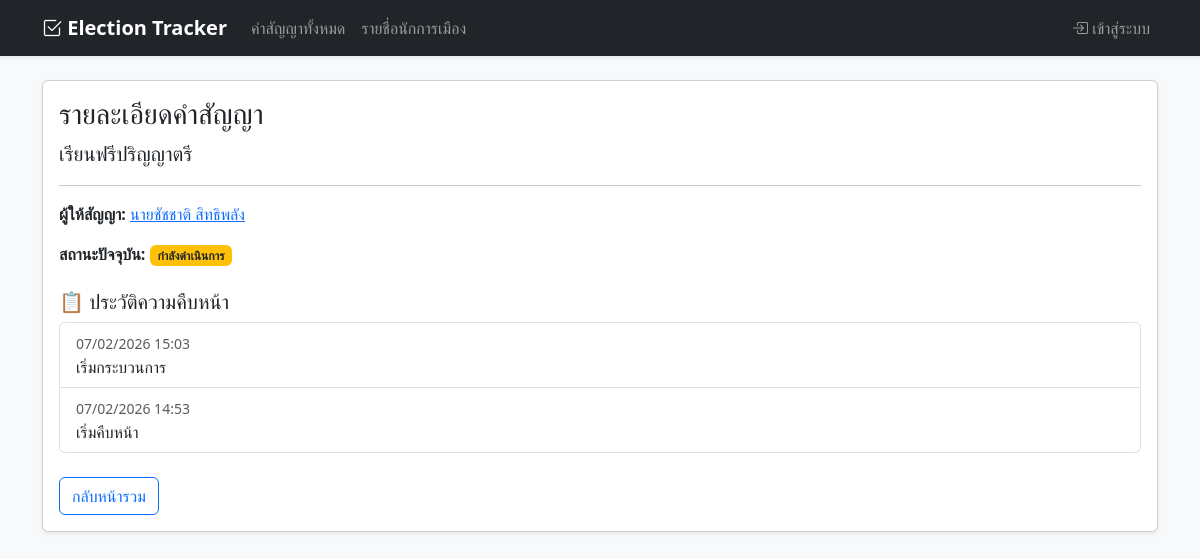
Screenshot of /promise/10 with the database file from the repository.
### Models/Promise.py (models this page shows)
class Promise(db.Model):
    __tablename__ = 'promises'
    id = db.Column(db.Integer, primary_key=True, autoincrement=True)
    description = db.Column(db.Text, nullable=False)
    announced_date = db.Column(db.DateTime, default=datetime.now)
    status = db.Column(db.String(50), nullable=False, default='ยังไม่เริ่ม')
    politician_id = db.Column(db.Integer, db.ForeignKey('politicians.id'), nullable=False)
    campaign_id = db.Column(db.Integer, db.ForeignKey('campaigns.id'), nullable=True)
    updates = db.relationship('PromiseUpdate', backref='promise', lazy=True)

### Models/Politician.py (models this page shows)
class Politician(db.Model):
    __tablename__ = 'politicians'
    id = db.Column(db.Integer, primary_key=True)
    name = db.Column(db.String(100), nullable=False)
    party = db.Column(db.String(100), nullable=False)
    promises = db.relationship('Promise', backref='politician', lazy=True)

### Models/PromiseUpdate.py (models this page shows)
class PromiseUpdate(db.Model):
    __tablename__ = 'promise_updates'
    id = db.Column(db.Integer, primary_key=True)
    update_date = db.Column(db.DateTime, default=datetime.now)
    detail = db.Column(db.Text, nullable=False)
    promise_id = db.Column(db.Integer, db.ForeignKey('promises.id'), nullable=False)

### Controllers/PromiseController.py (the view)
@promise_controller.route('/promise/<int:promise_id>')
def promise_detail(promise_id):
    promise = PromiseTable.find_by_id(promise_id)
    if not promise:
        flash("ไม่พบคำสัญญาที่ระบุ", "danger")
        return redirect(url_for('promise_controller.all_promises'))
    return render_template('promise_detail.html', promise=promise)

### Models/PromiseTable.py (called while the page is built)
    @staticmethod
    def find_by_id(promise_id):
        return Promise.query.get(promise_id)

### Views/templates/promise_detail.html (shortened to what this page needs)
{% extends "layout.html" %}
{% block content %}
<div class="card shadow-sm mt-4">
    <div class="card-body">
        <h3>รายละเอียดคำสัญญา</h3>
        <p class="lead">{{ promise.description }}</p>
        <hr>
        <p><strong>ผู้ให้สัญญา:</strong> <a href="{{ url_for('politician_controller.politician_profile', pol_id=promise.politician_id) }}">{{ promise.politician.name }}</a></p>
        <p>
            <strong>สถานะปัจจุบัน:</strong>
            {% if promise.status == 'ยังไม่เริ่ม' %}
                <span class="badge bg-secondary">ยังไม่เริ่ม</span>
            {% elif promise.status == 'เงียบหาย' %}
                <span class="badge bg-danger">เงียบหาย</span>
            {% elif promise.status == 'กำลังดำเนินการ' %}
                <span class="badge bg-warning text-dark">กำลังดำเนินการ</span>
            {% else %}
                <span class="badge bg-info">{{ promise.status }}</span>
            {% endif %}
        </p>
        <h5 class="mt-4">📋 ประวัติความคืบหน้า</h5>
        <ul class="list-group mb-4">
            {% for update in promise.updates|sort(attribute='update_date', reverse=True) %}
            <li class="list-group-item">
                <small class="text-muted">{{ update.update_date.strftime('%d/%m/%Y %H:%M') }}</small>
                <p class="mb-0">{{ update.detail }}</p>
            </li>
            {% else %}
            <li class="list-group-item text-muted">ยังไม่มีการอัปเดตความคืบหน้า</li>
            {% endfor %}
        </ul>
        <div class="mt-3">
            <a href="{{ url_for('promise_controller.all_promises') }}" class="btn btn-outline-primary">กลับหน้ารวม</a>
        </div>
    </div>
</div>
{% endblock %}

### rows the page displays
Promise: description "เรียนฟรีปริญญาตรี"
Politician: politician.name "นายชัชชาติ สิทธิพลัง"
PromiseUpdate: update_date "07/02/2026 15:03", detail "เริ่มกระบวนการ"
PromiseUpdate: update_date "07/02/2026 14:53", detail "เริ่มคืบหน้า"
